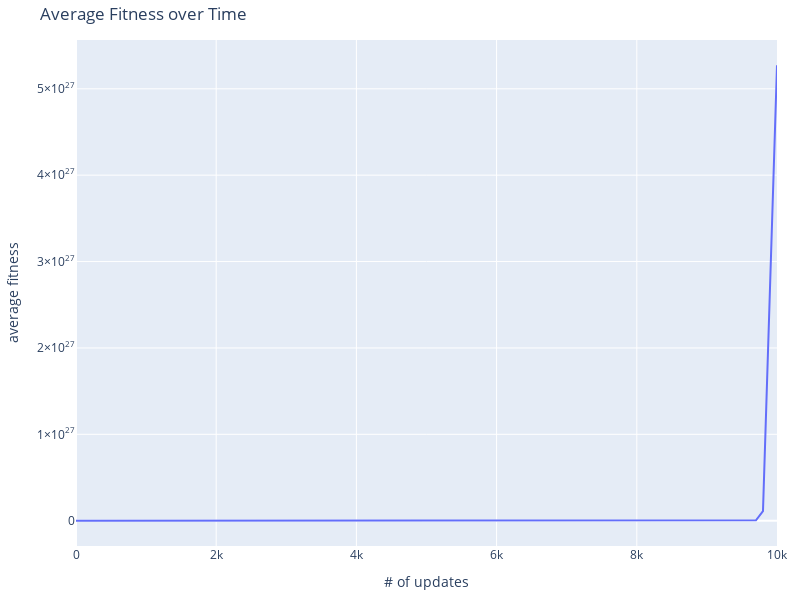

Notebook code for this chart:
### Code cell
plot_graph(file_name=dir_path + "/" + fname)
